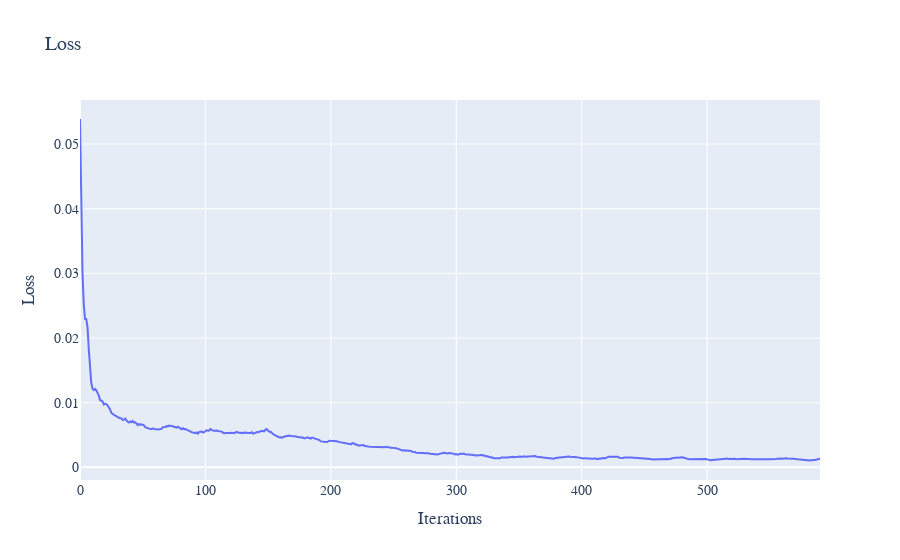

The notebook cell this image was saved under:
### Code cell
eq = OPINION()
model = HEAT_MODEL_CONFIG = {
    "hidden_dim": 64,
    "learning_rate": 5e-3,
    "loss_weights": (1, 0),
    "sampling_method": "uniform",
    "lr_decay": 0.98,
    "network_type": "FF",
    "optimiser": "Adam",
    "method": "Galerkin"
}
solver = DeepPDESolver(model, eq)
losses = list(solver.train(600))
plot_losses(losses)

### Figure 1 — Plotly figure (JSON) as saved in the notebook; plotly's stock layout.template omitted (floating-point values rounded to 4 significant figures; data arrays with more than 128 entries replaced by an {"elided": "..."} marker saying what was removed)
{"data": [{"mode": "lines", "name": "Error at x=0.1", "type": "scatter", "x": {"elided": "591 int values"}, "xaxis": "x", "y": {"elided": "591 float values"}, "yaxis": "y"}], "layout": {"font": {"family": "Courier New, monospace", "size": 14}, "title": {"text": "Loss"}, "xaxis": {"anchor": "y", "domain": [0, 1], "title": {"text": "Iterations"}}, "yaxis": {"anchor": "x", "domain": [0, 1], "title": {"text": "Loss"}}}}
